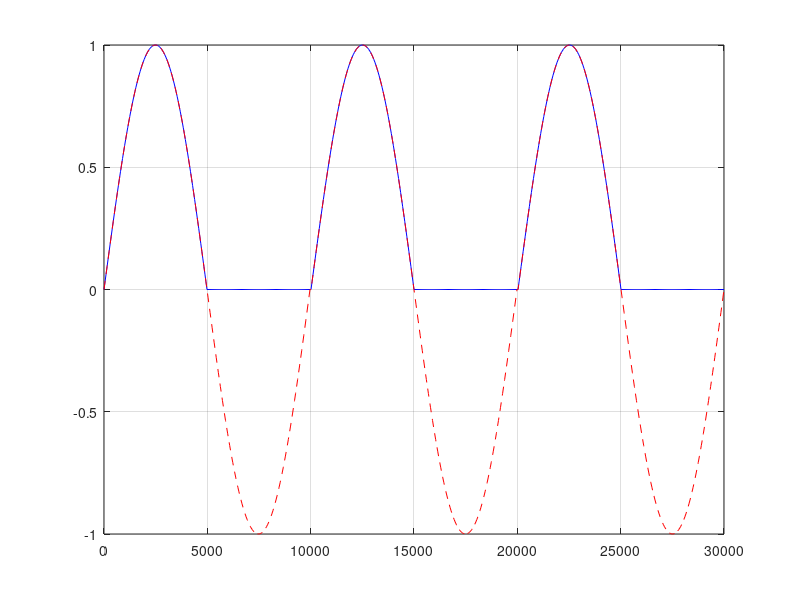

This chart was generated by the following MATLAB code:
freq=50;    %hz
T=1/freq;   %periodo
fs=10000;   %frecuencia de muestreo
a=1;        %amplitud de la señal
ciclos=3;   %cantidad de ciclos a mostrar

%definicion de la señal seno y rectificacion
t=0:1/fs:T; %vector de tiempo para un periodo
v_in=a*sin(2*pi*freq*t);   
for k=1:length(v_in)
    if v_in(k)<0
        v_out(k)=0;
    else
        v_out(k)=v_in(k);
    end
end

%generacion de varias señales
v_in_total=repmat(v_in,1,ciclos);
v_out_total=repmat(v_out,1,ciclos);
t_total=ciclos*fs;
vector_t_total=linspace(0,t_total,length(v_in_total));

%grafica
figure(1);
plot(vector_t_total,v_out_total,'b');
grid on;
hold on;
plot(vector_t_total,v_in_total,'r--');
hold off;
